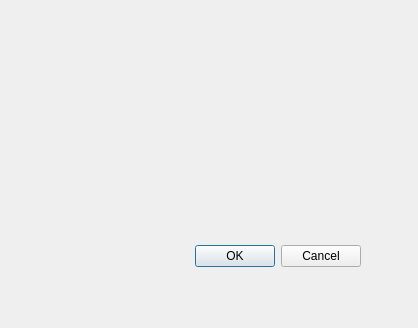
<?xml version="1.0" encoding="UTF-8"?>
<ui version="4.0">
 <class>Dialog</class>
 <widget class="QDialog" name="Dialog">
  <property name="geometry">
   <rect>
    <x>0</x>
    <y>0</y>
    <width>418</width>
    <height>328</height>
   </rect>
  </property>
  <property name="windowTitle">
   <string>Dialog</string>
  </property>
  <widget class="QDialogButtonBox" name="buttonBox">
   <property name="geometry">
    <rect>
     <x>20</x>
     <y>240</y>
     <width>341</width>
     <height>32</height>
    </rect>
   </property>
   <property name="orientation">
    <enum>Qt::Horizontal</enum>
   </property>
   <property name="standardButtons">
    <set>QDialogButtonBox::Cancel|QDialogButtonBox::Ok</set>
   </property>
  </widget>
 </widget>
 <resources/>
 <connections>
  <connection>
   <sender>buttonBox</sender>
   <signal>accepted()</signal>
   <receiver>Dialog</receiver>
   <slot>accept()</slot>
   <hints>
    <hint type="sourcelabel">
     <x>248</x>
     <y>254</y>
    </hint>
    <hint type="destinationlabel">
     <x>157</x>
     <y>274</y>
    </hint>
   </hints>
  </connection>
  <connection>
   <sender>buttonBox</sender>
   <signal>rejected()</signal>
   <receiver>Dialog</receiver>
   <slot>reject()</slot>
   <hints>
    <hint type="sourcelabel">
     <x>316</x>
     <y>260</y>
    </hint>
    <hint type="destinationlabel">
     <x>286</x>
     <y>274</y>
    </hint>
   </hints>
  </connection>
 </connections>
</ui>
